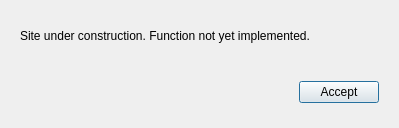
<?xml version="1.0" encoding="UTF-8"?>
<ui version="4.0">
 <class>dUnderConstruction</class>
 <widget class="QDialog" name="dUnderConstruction">
  <property name="windowModality">
   <enum>Qt::ApplicationModal</enum>
  </property>
  <property name="geometry">
   <rect>
    <x>0</x>
    <y>0</y>
    <width>399</width>
    <height>128</height>
   </rect>
  </property>
  <property name="windowTitle">
   <string>Under construction</string>
  </property>
  <property name="modal">
   <bool>true</bool>
  </property>
  <layout class="QVBoxLayout" name="verticalLayout">
   <item>
    <widget class="QWidget" name="widgetInfo" native="true">
     <layout class="QGridLayout" name="gridLayout_2">
      <item row="0" column="0">
       <widget class="QLabel" name="label">
        <property name="text">
         <string>Site under construction. Function not yet implemented.</string>
        </property>
       </widget>
      </item>
     </layout>
    </widget>
   </item>
   <item>
    <widget class="QWidget" name="widgetButtons" native="true">
     <layout class="QGridLayout" name="gridLayout">
      <item row="0" column="1">
       <widget class="QPushButton" name="btAccept">
        <property name="text">
         <string>Accept</string>
        </property>
        <property name="default">
         <bool>true</bool>
        </property>
       </widget>
      </item>
      <item row="0" column="0">
       <spacer name="horizontalSpacer">
        <property name="orientation">
         <enum>Qt::Horizontal</enum>
        </property>
        <property name="sizeHint" stdset="0">
         <size>
          <width>40</width>
          <height>20</height>
         </size>
        </property>
       </spacer>
      </item>
     </layout>
    </widget>
   </item>
  </layout>
 </widget>
 <resources/>
 <connections/>
</ui>
